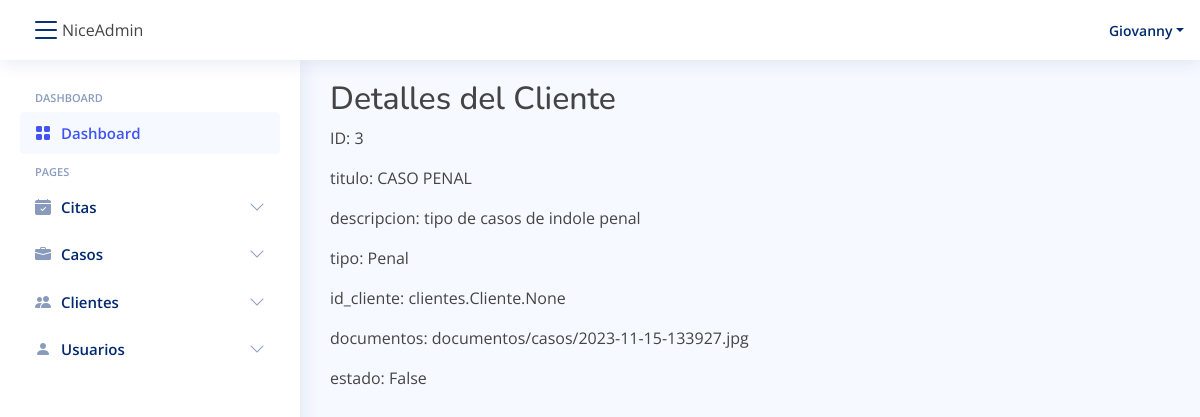
Screenshot of /casos/CasoDetail/3/ (signed in) with the database file from the repository.
### casos/models.py (models this page shows, shortened)
class Caso(models.Model):  # tabla para los casos
    id = models.BigAutoField(primary_key=True)
    titulo = models.CharField(max_length=100)  # titulo del caso
    descripcion = models.CharField(max_length=50)  # descripcion del caso
    tipo = models.ForeignKey(
        TipoCaso, on_delete=models.CASCADE)
    id_cliente = models.ManyToManyField(Cliente, verbose_name="Cliente")
    documentos = models.FileField(
        upload_to="documentos/casos")
    estado = models.BooleanField(
        default=False,)  # estado del caso, default false, para pendiente

class TipoCaso(models.Model):
    id = models.BigAutoField(primary_key=True)
    titulo = models.CharField(max_length=100)
    descripcion = models.CharField(max_length=200)
    def __str__(self):
        return self.titulo

### casos/views.py (the view)
# urls.py: path('CasoDetail/<int:pk>/', views.CasoDetail, name='CasoDetail'),
@login_required(login_url="/login/")
def CasoDetail(request, pk):
    caso = get_object_or_404(Caso, pk=pk)
    return render(request, "casos/DetailCaso.html", {"caso": caso})

### casos/templates/casos/DetailCaso.html
{% extends "base/base.html" %}
{% load static %}
{% block content %}
    <h2>Detalles del Cliente</h2>
    <p>ID: {{caso.id}}</p>
    <p>titulo: {{caso.titulo}}</p>
    <p>descripcion: {{caso.descripcion}}</p>
    <p>tipo: {{caso.tipo}}</p>
    <p>id_cliente: {{caso.id_cliente}}</p>
    <p>documentos: {{caso.documentos}}</p>
    <p>estado: {{caso.estado}}</p>
{% endblock %}

### base/templates/base/base.html (shortened to what this page needs)
{% load static %}
<head>
  <link href="{% static 'assets/vendor/bootstrap/css/bootstrap.min.css' %}" rel="stylesheet">
  <link href="{% static 'assets/vendor/bootstrap-icons/bootstrap-icons.css' %}" rel="stylesheet">
  <link href="{% static 'assets/vendor/boxicons/css/boxicons.min.css' %}" rel="stylesheet">
  <link href="{% static 'assets/vendor/quill/quill.snow.css' %}" rel="stylesheet">
  <link href="{% static 'assets/vendor/quill/quill.bubble.css' %}" rel="stylesheet">
  <link href="{% static 'assets/vendor/remixicon/remixicon.css' %}" rel="stylesheet">
  <link href="{% static 'assets/vendor/simple-datatables/style.css' %}" rel="stylesheet">
  <link rel="stylesheet" href="{% static 'base/css/style.css' %}">
</head>
<body>
    {% if user.is_authenticated %}
    <header id="header" class="header fixed-top d-flex align-items-center">
      <div class="d-flex align-items-center justify-content-between">
        <i class="bi bi-list toggle-sidebar-btn"></i>
        <span class="d-none d-lg-block">NiceAdmin</span>
      </div>
      <nav class="header-nav ms-auto">
        <ul class="d-flex align-items-center">
          <li class="nav-item dropdown pe-3">
            <a class="nav-link nav-profile d-flex align-items-center pe-0" href="#" data-bs-toggle="dropdown">
              <span class="d-none d-md-block dropdown-toggle ps-2">{{ user.username }}</span>
            </a>
          </li>
        </ul>
      </nav>
    </header>
    <aside id="sidebar" class="sidebar">
      <ul class="sidebar-nav" id="sidebar-nav">
        <li class="nav-heading">Dashboard</li>
        <li class="nav-item">
          <a class="nav-link " href="{% url 'dash' %}">
            <i class="bi bi-grid-fill"></i>
            <span>Dashboard</span>
          </a>
        </li>
        <li class="nav-heading">Pages</li>
        <li class="nav-item">
          <a class="nav-link collapsed" data-bs-target="#Citas-nav" data-bs-toggle="collapse" href="#">
            <i class="bi bi-calendar-check-fill"></i><span>Citas</span><i class="bi bi-chevron-down ms-auto"></i>
          </a>
        </li>
        <li class="nav-item">
          <a class="nav-link collapsed" data-bs-target="#Casos-nav" data-bs-toggle="collapse" href="#">
            <i class="bi bi-briefcase-fill"></i><span>Casos</span><i class="bi bi-chevron-down ms-auto"></i>
          </a>
        </li>
        <li class="nav-item">
          <a class="nav-link collapsed" data-bs-target="#Clientes-nav" data-bs-toggle="collapse" href="#">
            <i class="bi bi-people-fill"></i><span>Clientes</span><i class="bi bi-chevron-down ms-auto"></i>
          </a>
        </li>
        <li class="nav-item">
          <a class="nav-link collapsed" data-bs-target="#user-nav" data-bs-toggle="collapse" href="#">
            <i class="bi bi-person-fill"></i><span>Usuarios</span><i class="bi bi-chevron-down ms-auto"></i>
          </a>
        </li>
      </ul>
    </aside>
    {% else %}
      <a href="{% url 'login' %} ">INICIAR SESSION</a>
    {% endif %}
    <main id="main" class="main">
      {% block content %}
      {% endblock %}
    </main>
</body>

### static/base/css/style.css (style rules this page uses)
body { font-family: "Open Sans", sans-serif; background: #f6f9ff; color: #444444; }
a { color: #4154f1; text-decoration: none; }
h1, h2, h3, h4, h5, h6 { font-family: "Nunito", sans-serif; }
#main { margin-top: 60px; padding: 20px 30px; transition: all 0.3s; }
.header { transition: all 0.5s; z-index: 997; height: 60px; box-shadow: 0px 2px 20px rgba(1, 41, 112, 0.1); background-color: #fff; padding-left: 20px; }
.header .toggle-sidebar-btn { font-size: 32px; padding-left: 10px; cursor: pointer; color: #012970; }
.header-nav ul { list-style: none; }
.header-nav>ul { margin: 0; padding: 0; }
.header-nav .nav-profile { color: #012970; }
.header-nav .nav-profile span { font-size: 14px; font-weight: 600; }
.sidebar { position: fixed; top: 60px; left: 0; bottom: 0; width: 300px; z-index: 996; transition: all 0.3s; padding: 20px; overflow-y: auto; scrollbar-width: thin; scrollbar-color: #aab7cf transparent; box-shadow: 0px 0px 20px rgba(1, 41, 112, 0.1); background-color: #fff; }
@media (min-width: 1200px) { #main, #footer { margin-left: 300px; } }
.sidebar-nav { padding: 0; margin: 0; list-style: none; }
.sidebar-nav li { padding: 0; margin: 0; list-style: none; }
.sidebar-nav .nav-item { margin-bottom: 5px; }
.sidebar-nav .nav-heading { font-size: 11px; text-transform: uppercase; color: #899bbd; font-weight: 600; margin: 10px 0 5px 15px; }
.sidebar-nav .nav-link { display: flex; align-items: center; font-size: 15px; font-weight: 600; color: #4154f1; transition: 0.3; background: #f6f9ff; padding: 10px 15px; border-radius: 4px; }
.sidebar-nav .nav-link i { font-size: 16px; margin-right: 10px; color: #4154f1; }
.sidebar-nav .nav-link.collapsed { color: #012970; background: #fff; }
.sidebar-nav .nav-link.collapsed i { color: #899bbd; }
.sidebar-nav .nav-link .bi-chevron-down { margin-right: 0; transition: transform 0.2s ease-in-out; }

### rows the page displays
Caso: id "3", titulo "CASO PENAL", descripcion "tipo de casos de indole penal", tipo "Penal", id_cliente "clientes.Cliente.None", documentos "documentos/casos/2023-11-15-133927.jpg", estado "False"

### other values shown
{{ user.username }} "Giovanny"
